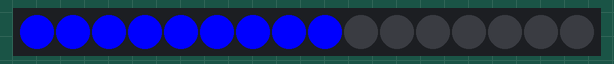
A sketch run on a simulated Arduino Uno, built with avr-gcc and run on an emulated ATmega328P. Parts: 16 RGB LEDs in strip order, left to right.

Above: at 0.07 s.
At 0.7 s:
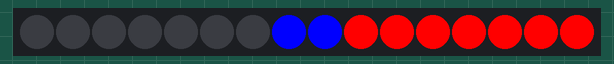

The sketch:

ForCar.ino.ino
```cpp
#include "FastLED.h"
#define LED_COUNT 16
#define LED_PIN 10
CRGB strip[LED_COUNT];

void setup()
{
  FastLED.addLeds<WS2811, LED_PIN, GRB>(strip, LED_COUNT);
}

void loop(){
  //Police_one();
  Police_two();
}
void Police_two(){
  int myDelay = 70;
  for (int i = 0; i < LED_COUNT/2; i++){
    strip[i-1] = CRGB::Black;
    FastLED.show();
    int k = i;
    while (k <=i + LED_COUNT/2){
      if (k <= LED_COUNT/2){
        strip[k] = CRGB::Blue;
        FastLED.show();
      }else{
        strip[k] = CRGB::Red;
        FastLED.show();
      }
      k++;
    }
    delay(myDelay);
  }
  for (int i = LED_COUNT/2; i >0; i--){
    strip[i + LED_COUNT/2+1] = CRGB::Black;
    FastLED.show();
    int k = i;
    while (k <=i + LED_COUNT/2){
      if (k <= LED_COUNT/2){
        strip[k] = CRGB::Blue;
        FastLED.show();
      }else{
        strip[k] = CRGB::Red;
        FastLED.show();
      }
      k++;
    }
    delay(myDelay);
  }
}


void Police_one(){
  int my_delay = 30;
  for (int i = 0; i < LED_COUNT/2; i++){
    strip[i] = CRGB::Blue;
    FastLED.show();
    delay(my_delay);
  }

   for (int i = 0; i < LED_COUNT/2-1; i++){
    strip[i] = CRGB::Black;
    FastLED.show();
    delay(my_delay);
  }
  for (int i = LED_COUNT/2; i < LED_COUNT;  i++){
    strip[i] = CRGB::Red;
    FastLED.show();
    delay(my_delay);
  }
  for (int i = LED_COUNT; i >LED_COUNT/2;  i--){
    strip[i] = CRGB::Black;
    FastLED.show();
    delay(my_delay);
  }
  for (int i = LED_COUNT/2-1; i >1;  i--){
    strip[i] = CRGB::Blue;
    FastLED.show();
    delay(my_delay);
  }
}
```
